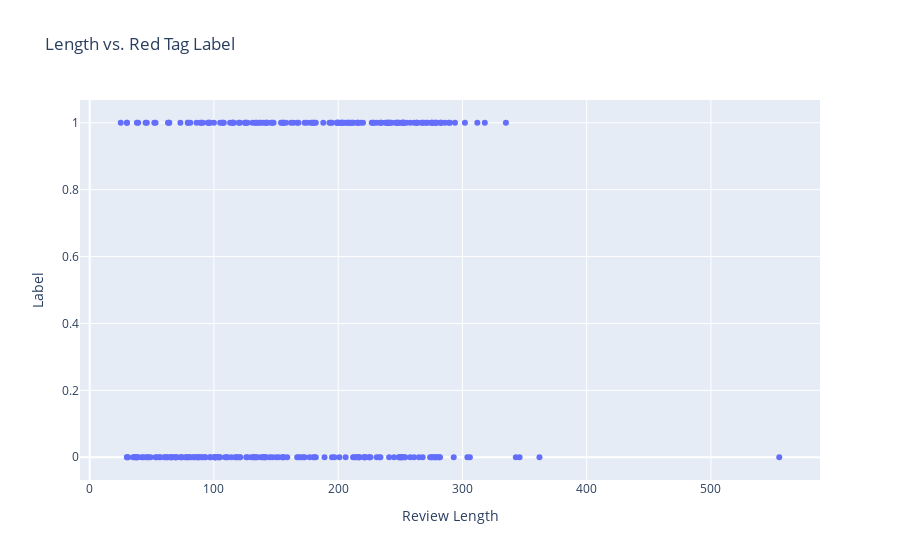

The notebook cell saved with this chart:
### Markdown cell above
Correlate length and sentiment marks:

The data is then checked for correlation between the length of these sentences/text with the sentiment tagged together with the data. The figure below is a scatter plot (using the `plotly` module) where the $x$ values are the length of the text and the $y$ values are the sentiments. The lengths are mostly clumped within the $0-100$ range.

### Code cell
df['Text_Length'] = df['Tweet Translated'].apply(lambda x: len(x))
data = df.sort_values(by='Text_Length')
plot = go.Scatter(x = data['Text_Length'], y = data['Classification'], mode='markers')
lyt = go.Layout(title="Length vs. Red Tag Label", xaxis=dict(title='Review Length'),yaxis=dict(title='Label'))
fig = go.Figure(data=[plot], layout=lyt)
py.iplot(fig)

### Figure 1 — Plotly figure (JSON) as saved in the notebook; plotly's stock layout.template omitted (floating-point values rounded to 4 significant figures; data arrays with more than 128 entries replaced by an {"elided": "..."} marker saying what was removed)
{"data": [{"mode": "markers", "type": "scatter", "x": {"elided": "305 int values"}, "y": {"elided": "305 int values"}}], "layout": {"title": {"text": "Length vs. Red Tag Label"}, "xaxis": {"title": {"text": "Review Length"}}, "yaxis": {"title": {"text": "Label"}}}}
